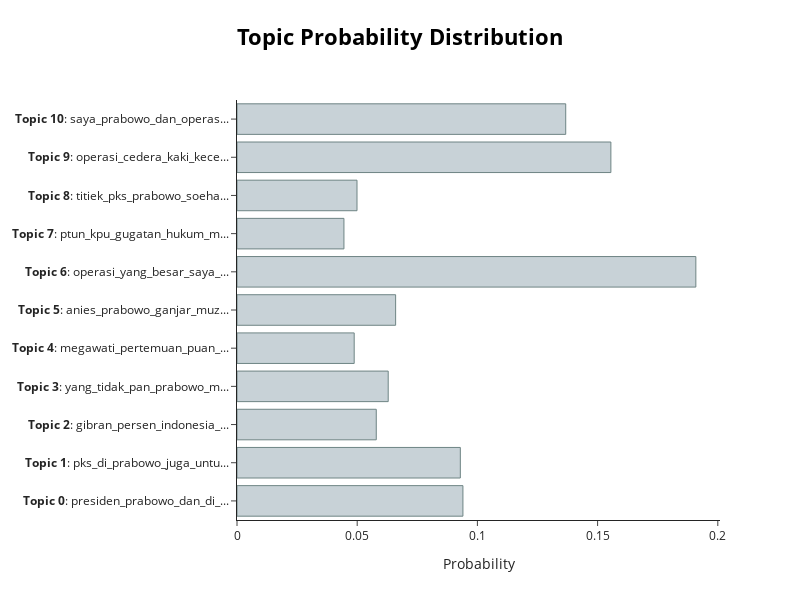

Here is the notebook cell this chart was saved with:
### Code cell
topic_distr, _ = topic_model.approximate_distribution(teks_berita, min_similarity=0)
topic_model.visualize_distribution(topic_distr[0])

### Figure 1 — Plotly figure (JSON) as saved in the notebook; plotly's stock layout.template omitted (floating-point values rounded to 4 significant figures)
{"data": [{"marker": {"color": "#C8D2D7", "line": {"color": "#6E8484", "width": 1}}, "orientation": "h", "type": "bar", "x": [0.09398, 0.0929, 0.05794, 0.0629, 0.04875, 0.06599, 0.1909, 0.04449, 0.04991, 0.1555, 0.1367], "y": ["<b>Topic 0</b>: presiden_prabowo_dan_di_...", "<b>Topic 1</b>: pks_di_prabowo_juga_untu...", "<b>Topic 2</b>: gibran_persen_indonesia_...", "<b>Topic 3</b>: yang_tidak_pan_prabowo_m...", "<b>Topic 4</b>: megawati_pertemuan_puan_...", "<b>Topic 5</b>: anies_prabowo_ganjar_muz...", "<b>Topic 6</b>: operasi_yang_besar_saya_...", "<b>Topic 7</b>: ptun_kpu_gugatan_hukum_m...", "<b>Topic 8</b>: titiek_pks_prabowo_soeha...", "<b>Topic 9</b>: operasi_cedera_kaki_kece...", "<b>Topic 10</b>: saya_prabowo_dan_operas..."]}], "layout": {"height": 600, "hoverlabel": {"bgcolor": "white", "font": {"family": "Rockwell", "size": 16}}, "title": {"font": {"color": "Black", "size": 22}, "text": "<b>Topic Probability Distribution</b>", "x": 0.5, "xanchor": "center", "y": 0.95, "yanchor": "top"}, "width": 800, "xaxis": {"title": {"text": "Probability"}}}}
